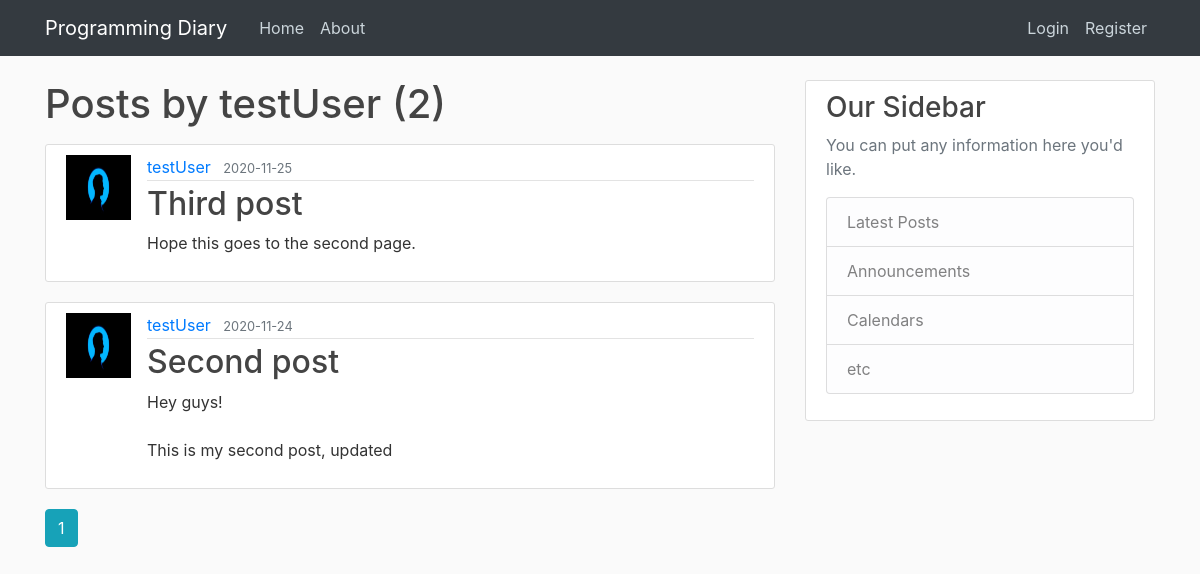
Page /user/testUser on the earlier database version.
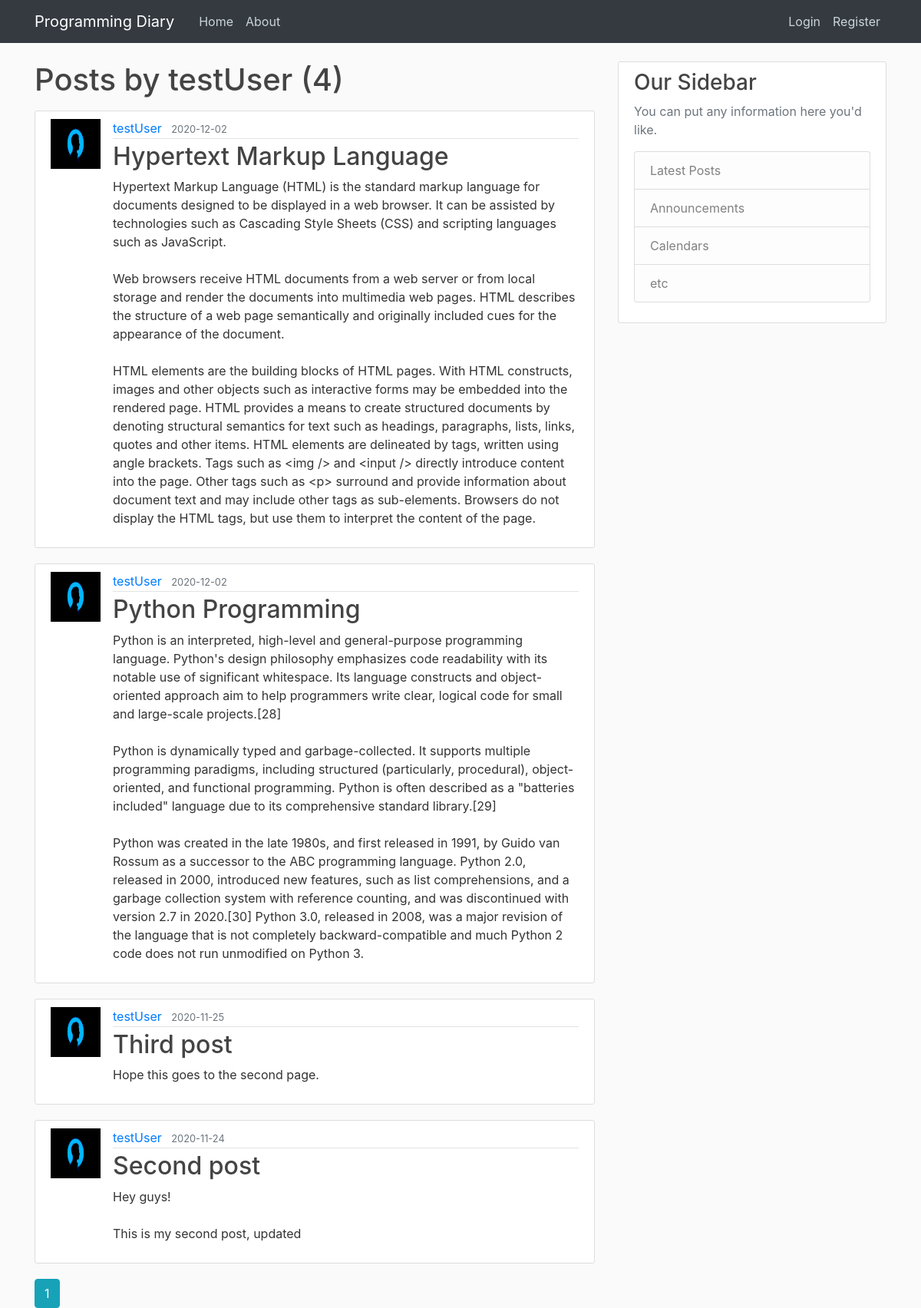
Same page on the later database version.
### blog/models.py (models this page shows, shortened)
class User(db.Model, UserMixin):
    id = db.Column(db.Integer, primary_key=True)
    username = db.Column(db.String(20), unique=True, nullable=False)
    email = db.Column(db.String(120), unique=True, nullable=False)
    image_file = db.Column(db.String(20), nullable=False, default='default.jpg')
    password = db.Column(db.String(60), nullable=False)
    posts = db.relationship('Post', backref='author', lazy=True) # clarify relationship between tables

class Post(db.Model):
    id = db.Column(db.Integer, primary_key=True)
    title = db.Column(db.String(100), nullable=False)
    date_posted = db.Column(db.DateTime, nullable=False, default=datetime.utcnow)
    content = db.Column(db.Text, nullable=False)
    user_id = db.Column(db.Integer, db.ForeignKey('user.id'), nullable=False)

### blog/users/routes.py (the view)
@users.route("/user/<string:username>")
def user_posts(username):
    page = request.args.get('page', 1, type=int)
    user = User.query.filter_by(username=username).first_or_404()
    posts = Post.query.filter_by(author=user)\
        .order_by(Post.date_posted.desc())\
        .paginate(page=page, per_page=5)
    return render_template('user_posts.html', posts=posts, user=user)

### blog/templates/user_posts.html
{% extends "layout.html" %}
{% block content %}
    <h1 class="mb-3">Posts by {{ user.username }} ({{ posts.total }})</h1>
    {% for post in posts.items %}
        <article class="media content-section">
            <img class="rouded-circle article-img" src="{{ url_for('static', filename='profile_pics/' + post.author.image_file) }}">
            <div class="media-body">
                <div class="article-metadata">
                    <a class="mr-2" href="{{ url_for('users.user_posts', username=post.author.username) }}">{{ post.author.username }}</a>
                    <small class="text-muted">{{ post.date_posted.strftime('%Y-%m-%d') }}</small>
                </div>
                <h2><a class="article-title" href="{{ url_for('posts.post', post_id=post.id) }}">{{ post.title }}</a></h2>
                <p class="article-content">{{ post.content }}</p>
            </div>
        </article>
    {% endfor %}
    {% for page_num in posts.iter_pages(left_edge=1, right_edge=1, left_current=1, right_current=2) %}
        {% if page_num %}
            {% if posts.page == page_num %}
                <a class="btn btn-info nb-4" href="{{ url_for('users.user_posts', username=user.username, page=page_num) }}">{{ page_num }}</a>
            {% else %}
                <a class="btn btn-outline-info mb-4" href="{{ url_for('users.user_posts', username=user.username, page=page_num) }}">{{ page_num }}</a>
            {% endif %}
        {% else %}
            ...
        {% endif %}
    {% endfor %}
{% endblock content %}

### blog/templates/layout.html (shortened to what this page needs)
<!DOCTYPE html>
<html>
<head>
    <link rel="stylesheet" href="https://cdn.jsdelivr.net/npm/bootstrap@4.5.3/dist/css/bootstrap.min.css">
    <link rel="stylesheet" type="text/css" href="{{ url_for('static', filename='main.css') }}">
</head>
<body>
    <header class="site-header">
      <nav class="navbar navbar-expand-sm bg-dark navbar-dark fixed-top">
        <div class="container">
          <a class="navbar-brand mr-4" href="/">Programming Diary</a>
          <div class="collapse navbar-collapse" id="navbarToggle">
            <div class="navbar-nav mr-auto">
              <a class="nav-item nav-link" href="{{ url_for('main.home') }}">Home</a>
              <a class="nav-item nav-link" href="{{ url_for('main.about') }}">About</a>
            </div>
            <div class="navbar-nav">
              {% if current_user.is_authenticated %}
                <a class="nav-item nav-link" href="{{ url_for('posts.new_post') }}">New Post</a>
                <a class="nav-item nav-link" href="{{ url_for('users.account') }}">Account</a>
                <a class="nav-item nav-link" href="{{ url_for('users.logout') }}">Logout</a>
              {% else %}
                <a class="nav-item nav-link" href="{{ url_for('users.login') }}">Login</a>
                <a class="nav-item nav-link" href="{{ url_for('users.register') }}">Register</a>
              {% endif %}
            </div>
          </div>
        </div>
      </nav>
    </header>
    <main role="main" class="container">
      <div class="row">
        <div class="col-md-8">
          {% block content %}{% endblock %}
        </div>
        <div class="col-md-4">
          <div class="content-section">
            <h3>Our Sidebar</h3>
            <p class='text-muted'>You can put any information here you'd like.
              <ul class="list-group">
                <li class="list-group-item list-group-item-light">Latest Posts</li>
                <li class="list-group-item list-group-item-light">Announcements</li>
                <li class="list-group-item list-group-item-light">Calendars</li>
                <li class="list-group-item list-group-item-light">etc</li>
              </ul>
            </p>
          </div>
        </div>
      </div>
    </main>
  </body>
</html>

### blog/static/main.css (style rules this page uses)
body { background: #fafafa; color: #333333; margin-top: 5rem; }
h1, h2, h3, h4, h5, h6 { color: #444444; }
.site-header .navbar-nav .nav-link { color: #cbd5db; }
.content-section { background: #ffffff; padding: 10px 20px; border: 1px solid #dddddd; border-radius: 3px; margin-bottom: 20px; }
.article-title { color: #444444; }
.article-content { white-space: pre-line; }
.article-img { height: 65px; width: 65px; margin-right: 16px; }
.article-metadata { padding-bottom: 1px; margin-bottom: 4px; border-bottom: 1px solid #e3e3e3 }

Differences in the rows shown:
added Post: image_file (placeholder picture), author.username "testUser", date_posted "2020-12-02", title "Hypertext Markup Language", content "Hypertext Markup Language (HTML) is the standard markup language for documents designed to be displayed in a web browser. It can be assisted by technologies such as Cascading Style Sheets (CSS) and scripting languages such as JavaScript. Web browsers receive HTML documents from a web server or from local storage and render the documents into multimedia web pages. HTML describes the structure of a web page semantically and originally included cues for the appearance of the document. HTML elements are the building blocks of HTML pages. With HTML constructs, images and other objects such as interactive forms may be embedded into the rendered page. HTML provides a means to create structured…"
added Post: image_file (placeholder picture), author.username "testUser", date_posted "2020-12-02", title "Python Programming", content "Python is an interpreted, high-level and general-purpose programming language. Python's design philosophy emphasizes code readability with its notable use of significant whitespace. Its language constructs and object-oriented approach aim to help programmers write clear, logical code for small and large-scale projects.[28] Python is dynamically typed and garbage-collected. It supports multiple programming paradigms, including structured (particularly, procedural), object-oriented, and functional programming. Python is often described as a \"batteries included\" language due to its comprehensive standard library.[29] Python was created in the late 1980s, and first released in 1991, by Guido…"
Other differences:
{{ posts.total }}: "2" → "4"
